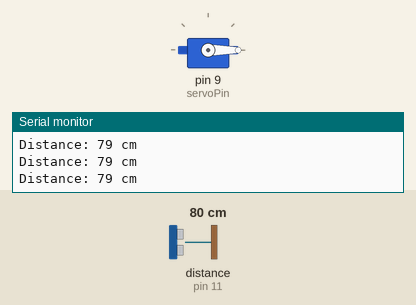
Simulated run of this sketch. Board: Arduino Uno, built with avr-gcc and run on an emulated ATmega328P. On the bench: servo, the last lines printed to the serial monitor. Wiring (inferred from the names in the program): ultrasonic range finder: trigger pin 10; echo pin 11. Inputs (shaded band) come from the test bench; at power-on: distance to the obstacle (sensor on pin 11) 80 cm. The echo pulse lasts 58.3 µs per cm.

Above: at 1.2 s.
1.3 s: distance to the obstacle (sensor on pin 11) set to 13 cm
2.8 s: distance to the obstacle (sensor on pin 11) set to 10 cm
At 4.0 s:
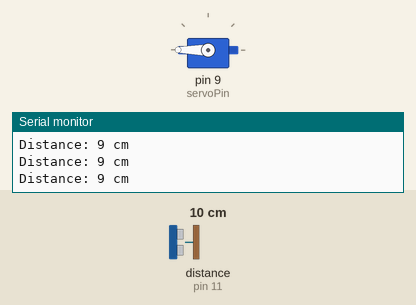
4.3 s: distance to the obstacle (sensor on pin 11) set to 35 cm
At 5.6 s:
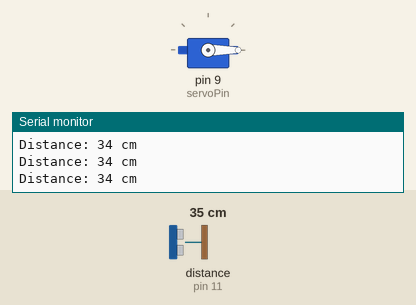
5.9 s: distance to the obstacle (sensor on pin 11) set to 9 cm
At 6.4 s:
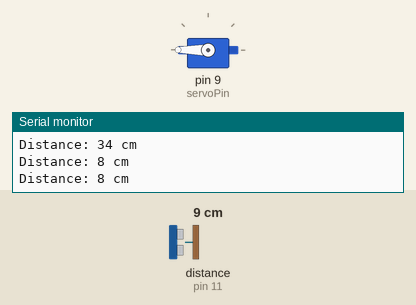
Timing chart, 0 to 8.5 s (numbered marks = the images above; inputs shaded):
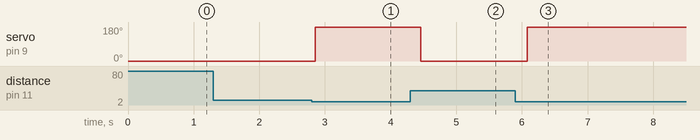

Measured:
- the behaviour switches between 12 and 11 cm on distance to the obstacle (sensor on pin 11) (found by bisection; images 0 and 1)
- after the input at 2.8 s, servo on pin 9 (servoPin): 0° → 180° after 0.05 s
- after the input at 4.3 s, servo on pin 9 (servoPin): 180° → 0° after 0.16 s
- after the input at 5.9 s, servo on pin 9 (servoPin): 0° → 180° after 0.18 s

The sketch:

sketch_Testing.ino
```cpp
#include <Servo.h>

Servo myServo;

const int servoPin = 9;
const int trigPin = 10;
const int echoPin = 11;

long duration;
int distance;

void setup() {
  pinMode(trigPin, OUTPUT);
  pinMode(echoPin, INPUT);

  myServo.attach(servoPin);
  myServo.write(0);

  Serial.begin(9600);
}

void loop() {

  digitalWrite(trigPin, LOW);
  delayMicroseconds(2);

  digitalWrite(trigPin, HIGH);
  delayMicroseconds(10);

  digitalWrite(trigPin, LOW);

  duration = pulseIn(echoPin, HIGH);

  distance = duration * 0.0343 / 2;

  Serial.print("Distance: ");
  Serial.print(distance);
  Serial.println(" cm");

  if (distance > 0 && distance <= 10) {
    myServo.write(180);
  } else {
    myServo.write(0);
  }

  delay(200);
}
```
